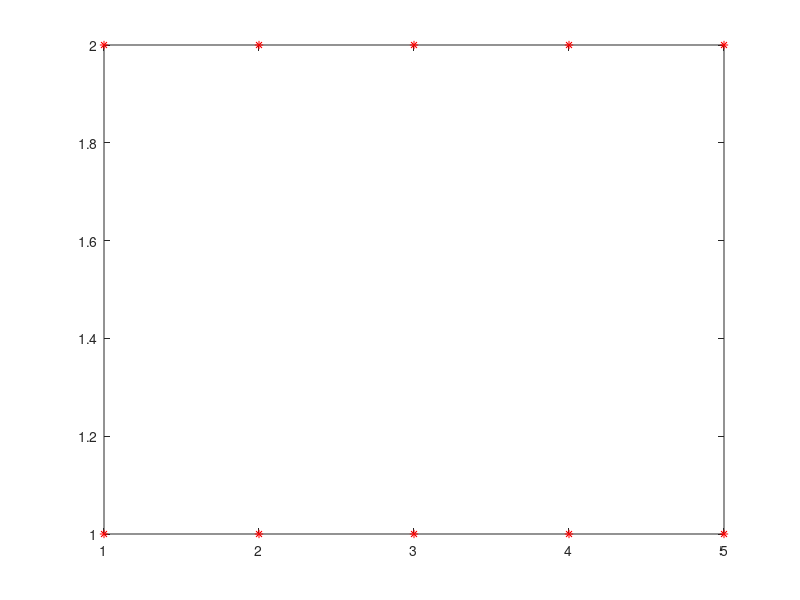

Recreate this plot in MATLAB. (Note: this script raises an error after producing the figure.)
addpath("../")

x = [1:5;1:5];
y = [ones(1,5)*1;2*ones(1,5)];
plot(x,y,'*r'); hold on;
[xr,yr] =  rot90n(x,y,1);
plot(xr,yr,'*b');
[xr2,yr2] =  rot90n(x,y,2);
plot(xr2,yr2,'*g')
[xr3,yr3] =  rot90n(x,y,3);
plot(xr3,yr3,'*c')
axis([-5 5 -5 5])

figure(2)
x = [1:5;1:5];
y = [ones(1,5)*1;2*ones(1,5)];
plot(x,y,'*r'); hold on;
[xr,yr] =  rot90n(x,y,-1);
plot(xr,yr,'*b');
[xr2,yr2] =  rot90n(x,y,-2);
plot(xr2,yr2,'*g')
[xr3,yr3] =  rot90n(x,y,-3);
plot(xr3,yr3,'*c')
axis([-5 5 -5 5])


